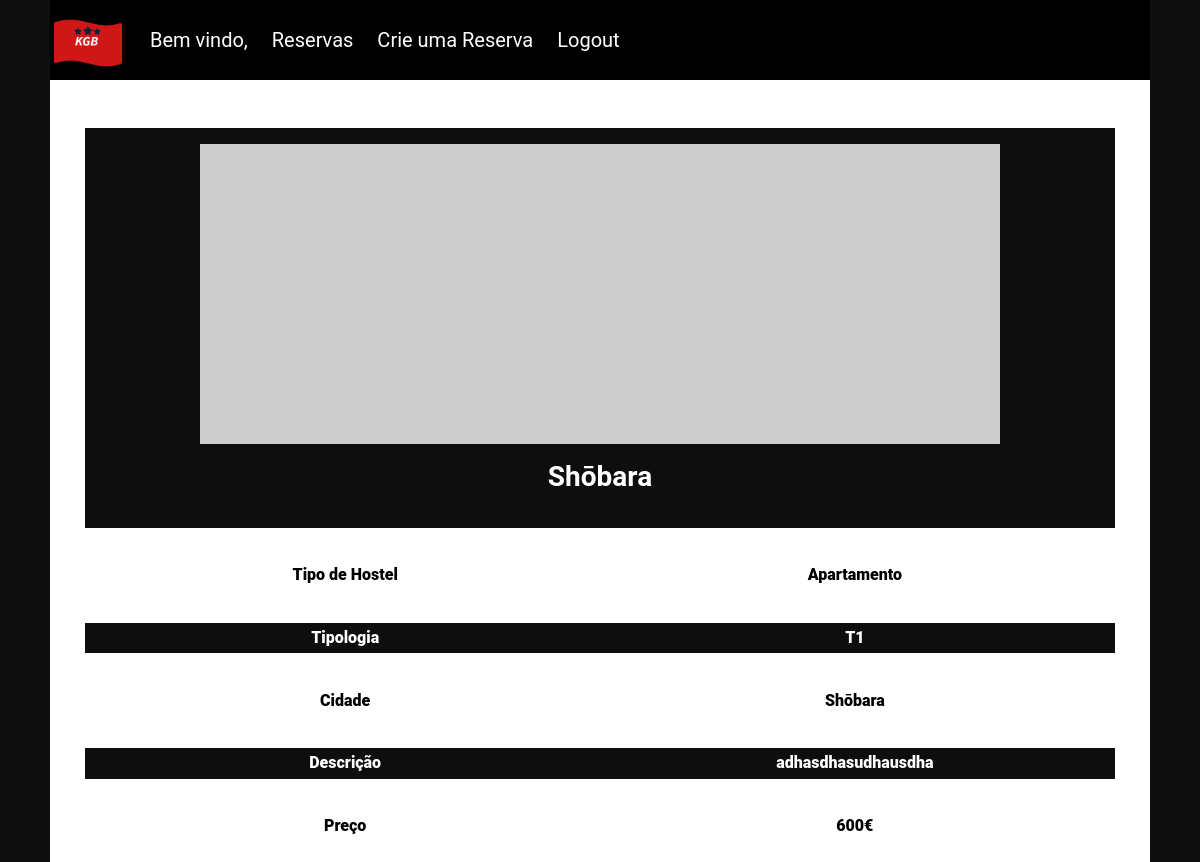
Screenshot of /imoveis_details.php?id=2 (signed in) with the database file from the repository.
### tables this page shows
CREATE TABLE imovel(
idc int PRIMARY Key NOT NULL AUTO_INCREMENT,
tipo varchar(20) NOT NULL,
tipologia varchar(10) NOT NULL,
preco real NOT NULL,
descricao char(200) NOT NULL,
cidade_im varchar(80) NOT NULL,
image varchar(255) NOT NULL);

### dbFunction.php (the view, shortened to what this page needs)
<?php
    class dbFunction {
        public function connect(){
            $con = mysqli_connect(server, user, password, db);
            return $con;
        }
            ?>
            <?php
        public function userName(){
               ?>
            <li>Bem vindo, <?php echo $_SESSION['username'] ?></li>
            <?php
        }
            ?>
            <?php
        public function menuType2(){
            $user = $this->userName();
            ?>
                <li><a href="reserva_display.php">Reservas</a></li>
                <li><a href="reserva_hospede.php">Crie uma Reserva</a></li>
                <li><form method="post"><input type="submit" name="logout" value="Logout" ></form></li>
            <?php
        }
            ?>
                <?php
        public function imvDetails(){
            if($_GET['id']){
                $conn = $this->connect();
                $idc = $_GET['id'];
                $imv = mysqli_query($conn, "SELECT * FROM imovel WHERE idc = $idc ") or die(mysqli_error($conn));
                ?>
                <?php while($dado = mysqli_fetch_assoc($imv)) { ?>
                    <li class="img-block" align="center" style="height: 400px">
                        <br>
                        <span><img src=<?php echo $dado['image'] ?> alt="home_image" style="width: 800px; height: 300px;
                    max-width: 1100px;" align="center"/></span><br><br>
                        <h2 align="center" style="color: #FFFF "><?php echo $dado['cidade_im'] ?></h2>
                    </li>
                    <br><br>
                    <li class="ilset">
                        <span class="detalheTitulo">Tipo de Hostel</span><span class="detalheTitulo2"><?php echo $dado['tipo'] ?></span><br>
                    </li>
                    <br><br>
                    <li class="ilset black-list">
                        <span class="detalheTitulo">Tipologia</span><span class="detalheTitulo2"><?php echo $dado['tipologia'] ?></span><br>
                    </li>
                    <br><br>
                    <li class="ilset">
                        <span class="detalheTitulo">Cidade</span><span class="detalheTitulo2"><?php echo $dado['cidade_im'] ?></span><br>
                    </li>
                    <br><br>
                    <li class="ilset black-list">
                        <span class="detalheTitulo">Descrição</span><span class="detalheTitulo2"><?php echo $dado['descricao'] ?></span><br>
                    </li>
                    <br><br>
                    <li class="ilset">
                        <span class="detalheTitulo">Preço</span><span class="detalheTitulo2"><?php echo $dado['preco'] ?>€</span><br>
                    </li>
                <?php } ?>
                <?php
            }else{
                echo "<script>alert('Servidor não disponivel!')</script>";
            }
        }
    }
?>

### styles/stylesheet2.css (style rules this page uses)
* { margin: 0; padding: 0; outline: 0; box-sizing: border-box; font-family: Roboto; }
body { padding: 0; font: 400 14px sans-serif; background: #0E0E0E; -webkit-font-smoothing: antialiased; align-items: center; }
.menu nav ul li { font-size: 20px; margin-left: 24px; overflow: hidden; }
li a { display: flex; color: #FFFFFF; text-decoration: none; }
.black-block h2 { font-family: Roboto; font-style: normal; font-weight: bold; font-size: 28px; line-height: 33px; }
.ilset { padding: .3333333333rem; }
.ilset span { font-family: Roboto; font-style: normal; font-weight: 800; font-size: 16px; line-height: 20px; text-align: center; }
.detalheTitulo { display: inline-block; width: 50%; }
.detalheTitulo2 { display: inline-block; width: 50%; }
.img-block { background-color: #0E0E0E; width: 1030px; height: 334px; list-style-type: none; }
.black-list { background-color: #0E0E0E; color: #FFFF; }
input[type=submit] { background-color: #000000; border: none; color: #FFFFFF; text-align: center; text-decoration: none; display: flex; font-size: 20px; }

### rows the page displays
imovel: cidade_im "Shōbara", tipo "Apartamento", tipologia "T1", descricao "adhasdhasudhausdha", preco "600"
